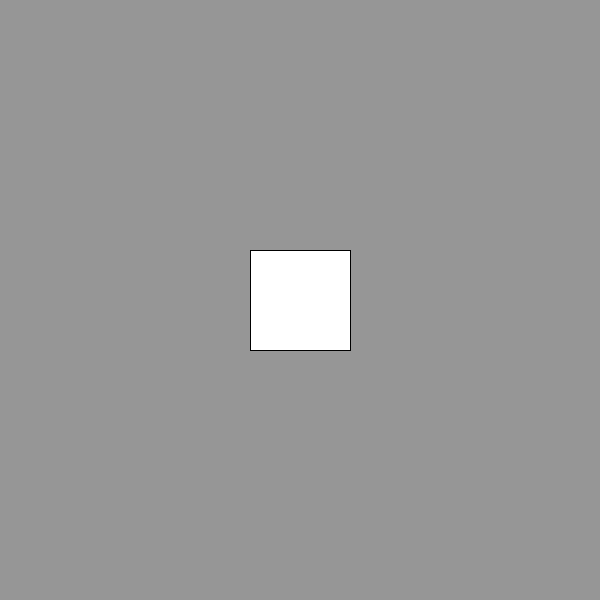
Frame 1 (no input)
Frame 60 (the mouse pressed at the canvas centre just before this capture): identical to frame 1, image omitted
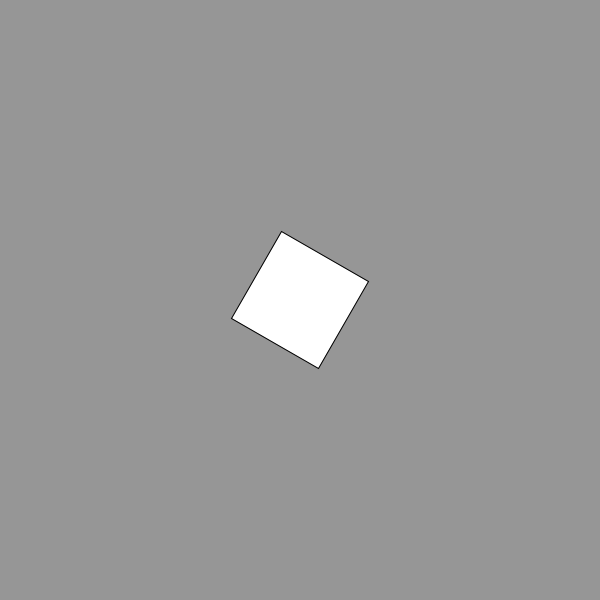
Frame 120 (the mouse held since frame 60 and released just before this capture)

The Processing sketch that drew these frames (run headless with seeded random() and noise(); from frame 60 on, the mouse is pressed at the canvas centre):

// Processing sketch: week6_homework_midtermPractice
// ── week6_homework_midtermPractice.pde
//change this sketch so it rotates around the original position of the shape 

void setup() {
  size(600, 600); 
  rectMode(CENTER); 
}

void draw(){
  int mouse = mouseX, mouseY;
  background(150);
  //rect(width/2, height/2, 100, 100); 
  
  pushMatrix(); 
  fill(255);
  translate(width*.5, height*.5);
  rotate(radians(mouse)); 
  rect(0, 0, 100, 100); 
  popMatrix(); 
}
